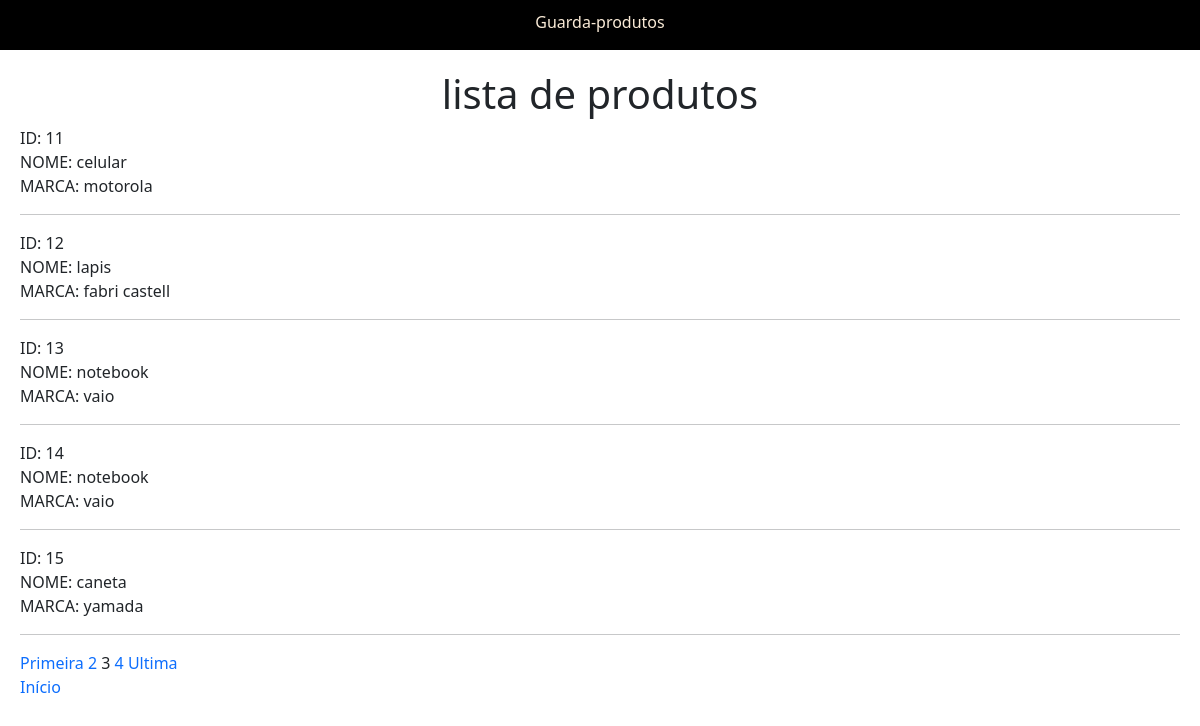
Page /mostrar-itens.php?pagina=3 on the committed database.
### tables this page shows
CREATE TABLE `produtos` (
  `produto_id` int(11) NOT NULL AUTO_INCREMENT,
  `produtos_nome` varchar(200) NOT NULL,
  `produtos_marca` varchar(200) NOT NULL,
  PRIMARY KEY (`produto_id`)
);

### mostrar-itens.php (the view, shortened to what this page needs)
<?php
include("header.php");
include("conexao.php");
?>
<body>
    <div class="itens">
    <h1 style="text-align: center;">lista de produtos</h1>
    <?php
    $pagina_atual = filter_input(INPUT_GET,'pagina',FILTER_SANITIZE_NUMBER_INT);
    $pagina = (!empty($pagina_atual)) ? $pagina_atual : 1 ;
    $qnt_result_pg = 5;
    $inicio = ($qnt_result_pg * $pagina)- $qnt_result_pg;
    $comando_produtos = "SELECT * FROM produtos LIMIT $inicio,$qnt_result_pg";
    $resultado_usuarios = mysqli_query($conexao,$comando_produtos);
    while($row_usuario = mysqli_fetch_assoc($resultado_usuarios)){
       echo "ID: " .$row_usuario ['produto_id']."<br>";
       echo "NOME: " .$row_usuario ['produtos_nome']."<br>";
       echo "MARCA: " .$row_usuario ['produtos_marca']."<br><hr>";
   }
   $comando_pg = "SELECT COUNT(produto_id) AS num_result FROM produtos";
   $resultado_pg = mysqli_query($conexao,$comando_pg);
   $row_pg = mysqli_fetch_assoc($resultado_pg);
   $quantidade_pg = ceil($row_pg['num_result']/$qnt_result_pg);
   $max_links = 1 ;
   echo "<a href='mostrar-itens.php?pagina=1'>Primeira</a>";
   for($pag_ant = $pagina - $max_links ; $pag_ant <= $pagina - 1 ; $pag_ant++){
       if($pag_ant >=1){
            echo "<a href='mostrar-itens.php?pagina=$pag_ant'> $pag_ant </a>";
        }
    }
   echo " $pagina ";
   for($pag_post = $pagina + 1 ; $pag_post <= $pagina + $max_links ; $pag_post++){
        if($pag_post <= $quantidade_pg){
            echo "<a href='mostrar-itens.php?pagina=$pag_post'> $pag_post </a>";
        }
    }
   echo "<a href='mostrar-itens.php?pagina=$quantidade_pg'>Ultima</a>"."<br>";
   echo "<a href='index.php'>Início</a>";
    ?>
    </div>
</body>

### style.css (style rules this page uses)
a { text-decoration: none; }
.itens { margin-top: 50px; padding: 20px; }

### rows in the picture
produtos: produto_id "11", produtos_nome "celular", produtos_marca "motorola"
produtos: produto_id "12", produtos_nome "lapis", produtos_marca "fabri castell"
produtos: produto_id "13", produtos_nome "notebook", produtos_marca "vaio"
produtos: produto_id "14", produtos_nome "notebook", produtos_marca "vaio"
produtos: produto_id "15", produtos_nome "caneta", produtos_marca "yamada"

### other values in the picture
$pagina "3"
